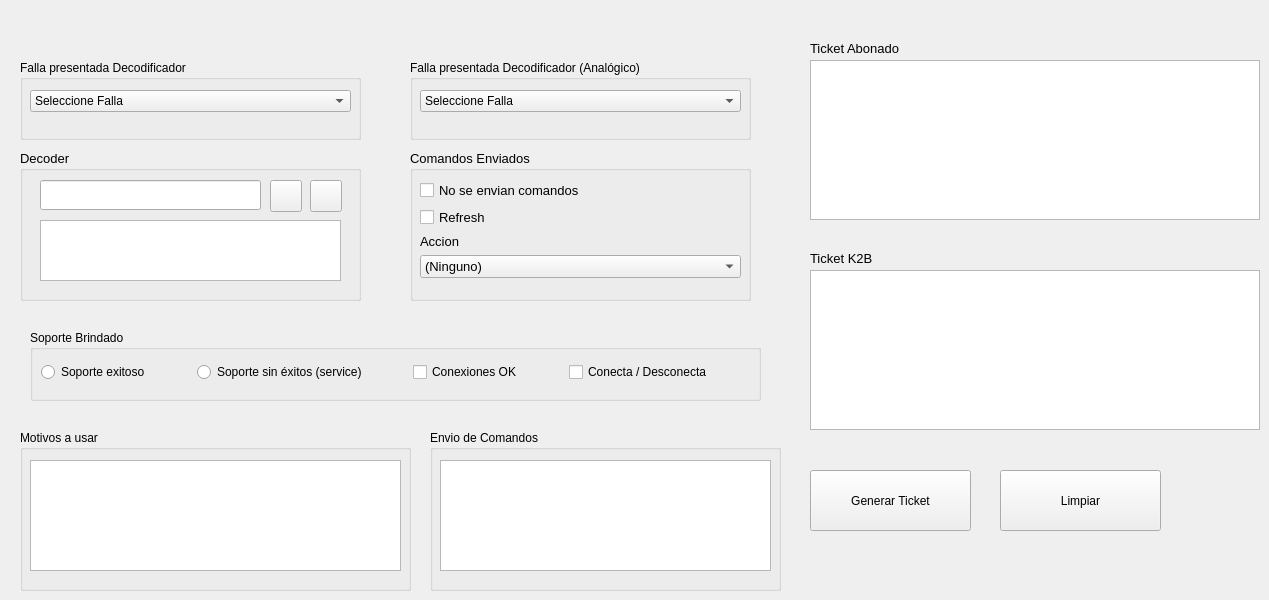
   <widget class="QWidget" name="tab_3">
    <attribute name="title">
     <string>Tickets Soportes Cajas Digitales / Decodificadores</string>
    </attribute>
    <widget class="QGroupBox" name="groupBox_4">
     <property name="geometry">
      <rect>
       <x>410</x>
       <y>150</y>
       <width>341</width>
       <height>151</height>
      </rect>
     </property>
     <property name="font">
      <font>
       <pointsize>10</pointsize>
      </font>
     </property>
     <property name="title">
      <string>Comandos Enviados</string>
     </property>
     <widget class="QWidget" name="layoutWidget_5">
      <property name="geometry">
       <rect>
        <x>10</x>
        <y>30</y>
        <width>321</width>
        <height>98</height>
       </rect>
      </property>
      <layout class="QVBoxLayout" name="verticalLayout_4">
       <item>
        <widget class="QCheckBox" name="dth_coomand_not_send">
         <property name="text">
          <string>No se envian comandos</string>
         </property>
        </widget>
       </item>
       <item>
        <widget class="QCheckBox" name="dth_refresh">
         <property name="text">
          <string>Refresh</string>
         </property>
        </widget>
       </item>
       <item>
        <widget class="QLabel" name="label">
         <property name="text">
          <string>Accion</string>
         </property>
        </widget>
       </item>
       <item>
        <widget class="QComboBox" name="combo_dth_command">
         <item>
          <property name="text">
           <string>(Ninguno)</string>
          </property>
         </item>
         <item>
          <property name="text">
           <string>Initialize</string>
          </property>
         </item>
         <item>
          <property name="text">
           <string>Boot Dhct</string>
          </property>
         </item>
         <item>
          <property name="text">
           <string>Cold Initialize</string>
          </property>
         </item>
         <item>
          <property name="text">
           <string>Clear Parental Lock</string>
          </property>
         </item>
         <item>
          <property name="text">
           <string>Clear PIN</string>
          </property>
         </item>
         <item>
          <property name="text">
           <string>Dhct Instant Hit</string>
          </property>
         </item>
         <item>
          <property name="text">
           <string>Reset Client Nvm</string>
          </property>
         </item>
         <item>
          <property name="text">
           <string>Set Default Pin</string>
          </property>
         </item>
         <item>
          <property name="text">
           <string>Admin Status</string>
          </property>
         </item>
        </widget>
       </item>
      </layout>
     </widget>
    </widget>
    <widget class="QGroupBox" name="groupBox_5">
     <property name="geometry">
      <rect>
       <x>20</x>
       <y>150</y>
       <width>341</width>
       <height>151</height>
      </rect>
     </property>
     <property name="font">
      <font>
       <pointsize>10</pointsize>
      </font>
     </property>
     <property name="title">
      <string>Decoder</string>
     </property>
     <widget class="QLineEdit" name="txt_dth_decoder">
      <property name="geometry">
       <rect>
        <x>20</x>
        <y>30</y>
        <width>221</width>
        <height>30</height>
       </rect>
      </property>
     </widget>
     <widget class="QPushButton" name="btn_add_decoder_dth">
      <property name="geometry">
       <rect>
        <x>250</x>
        <y>30</y>
        <width>32</width>
        <height>32</height>
       </rect>
      </property>
      <property name="toolTip">
       <string>Agregar decodificador</string>
      </property>
      <property name="toolTipDuration">
       <number>2</number>
      </property>
      <property name="text">
       <string/>
      </property>
      <property name="icon">
       <iconset resource="../../images.qrc">
        <normaloff>:/images/images/icons/plus.png</normaloff>:/images/images/icons/plus.png</iconset>
      </property>
      <property name="iconSize">
       <size>
        <width>24</width>
        <height>24</height>
       </size>
      </property>
     </widget>
     <widget class="QPushButton" name="btn_remove_decoder_dth">
      <property name="geometry">
       <rect>
        <x>290</x>
        <y>30</y>
        <width>32</width>
        <height>32</height>
       </rect>
      </property>
      <property name="toolTip">
       <string>Eliminar decodificador de la lista</string>
      </property>
      <property name="toolTipDuration">
       <number>2</number>
      </property>
      <property name="text">
       <string/>
      </property>
      <property name="icon">
       <iconset resource="../../images.qrc">
        <normaloff>:/images/images/icons/minus.png</normaloff>:/images/images/icons/minus.png</iconset>
      </property>
      <property name="iconSize">
       <size>
        <width>24</width>
        <height>24</height>
       </size>
      </property>
     </widget>
     <widget class="QListWidget" name="dth_list_decoder">
      <property name="geometry">
       <rect>
        <x>20</x>
        <y>70</y>
        <width>301</width>
        <height>61</height>
       </rect>
      </property>
     </widget>
    </widget>
    <widget class="QGroupBox" name="groupBox_10">
     <property name="geometry">
      <rect>
       <x>20</x>
       <y>60</y>
       <width>341</width>
       <height>80</height>
      </rect>
     </property>
     <property name="title">
      <string>Falla presentada Decodificador</string>
     </property>
     <widget class="QComboBox" name="combo_dth_failure_2">
      <property name="geometry">
       <rect>
        <x>10</x>
        <y>30</y>
        <width>321</width>
        <height>22</height>
       </rect>
      </property>
      <item>
       <property name="text">
        <string>Seleccione Falla</string>
       </property>
      </item>
      <item>
       <property name="text">
        <string>Pantalla negra todos los canales</string>
       </property>
      </item>
      <item>
       <property name="text">
        <string>Pantalla negra algunos canales</string>
       </property>
      </item>
      <item>
       <property name="text">
        <string>Sin Opciones de Menu</string>
       </property>
      </item>
      <item>
       <property name="text">
        <string>NO AUTORIZADO (LLAMAR AL 0-500)TODOS LOS CANALES</string>
       </property>
      </item>
      <item>
       <property name="text">
        <string>NO AUTORIZADO (LLAMAR AL 0-500) ALGUNOS CANALES</string>
       </property>
      </item>
      <item>
       <property name="text">
        <string>LLAMAR AL 0500 TODOS LOS CANALES </string>
       </property>
      </item>
      <item>
       <property name="text">
        <string>LLAMAR AL 0500 ALGUNOS CANALES</string>
       </property>
      </item>
      <item>
       <property name="text">
        <string>ERROR 98</string>
       </property>
      </item>
      <item>
       <property name="text">
        <string>PANTALLA GRIS-BLANCO-VINOTINTO (SERVICIO NO DISPONIBLE)</string>
       </property>
      </item>
      <item>
       <property name="text">
        <string>PANTALLA AZUL</string>
       </property>
      </item>
      <item>
       <property name="text">
        <string>SEÑALES DEBILES O INEXISTENTES</string>
       </property>
      </item>
      <item>
       <property name="text">
        <string>PANTALLA RAYADA</string>
       </property>
      </item>
      <item>
       <property name="text">
        <string>SERVICIO NO DISPONIBLE</string>
       </property>
      </item>
      <item>
       <property name="text">
        <string>SERVICIO INTERRUMPIDO TEMPORALMENTE</string>
       </property>
      </item>
      <item>
       <property name="text">
        <string>New Item</string>
       </property>
      </item>
      <item>
       <property name="text">
        <string>SALTO DE CANALES (CAJAS DTA / iDTA)</string>
       </property>
      </item>
      <item>
       <property name="text">
        <string>PIN BLOQUEADO</string>
       </property>
      </item>
      <item>
       <property name="text">
        <string>REINICIO CONSTANTE</string>
       </property>
      </item>
      <item>
       <property name="text">
        <string>NO DATA Barra Informativa</string>
       </property>
      </item>
      <item>
       <property name="text">
        <string>CISCO SIN SEÑAL</string>
       </property>
      </item>
      <item>
       <property name="text">
        <string>NO INICIALIZA</string>
       </property>
      </item>
      <item>
       <property name="text">
        <string>VR-07 (FRONTAL DE CD) PANTALLA EN NEGRO</string>
       </property>
      </item>
      <item>
       <property name="text">
        <string>E11 (FRONTAL DE CD) PANTALLA EN BLANCO</string>
       </property>
      </item>
     </widget>
    </widget>
    <widget class="QGroupBox" name="groupBox_11">
     <property name="geometry">
      <rect>
       <x>430</x>
       <y>430</y>
       <width>351</width>
       <height>161</height>
      </rect>
     </property>
     <property name="title">
      <string>Envio de Comandos</string>
     </property>
     <widget class="QTextEdit" name="hfc_tv_commands_2">
      <property name="geometry">
       <rect>
        <x>10</x>
        <y>30</y>
        <width>331</width>
        <height>111</height>
       </rect>
      </property>
      <property name="layoutDirection">
       <enum>Qt::LeftToRight</enum>
      </property>
      <property name="autoFillBackground">
       <bool>true</bool>
      </property>
      <property name="lineWrapMode">
       <enum>QTextEdit::NoWrap</enum>
      </property>
      <property name="readOnly">
       <bool>true</bool>
      </property>
      <property name="html">
       <string>&lt;!DOCTYPE HTML PUBLIC &quot;-//W3C//DTD HTML 4.0//EN&quot; &quot;http://www.w3.org/TR/REC-html40/strict.dtd&quot;&gt;
&lt;html&gt;&lt;head&gt;&lt;meta name=&quot;qrichtext&quot; content=&quot;1&quot; /&gt;&lt;style type=&quot;text/css&quot;&gt;
p, li { white-space: pre-wrap; }
&lt;/style&gt;&lt;/head&gt;&lt;body style=&quot; font-family:'MS Shell Dlg 2'; font-size:10pt; font-weight:400; font-style:normal;&quot;&gt;
&lt;p style=&quot;-qt-paragraph-type:empty; margin-top:0px; margin-bottom:0px; margin-left:0px; margin-right:0px; -qt-block-indent:0; text-indent:0px;&quot;&gt;&lt;br /&gt;&lt;/p&gt;&lt;/body&gt;&lt;/html&gt;</string>
      </property>
     </widget>
    </widget>
    <widget class="QGroupBox" name="groupBox_12">
     <property name="geometry">
      <rect>
       <x>20</x>
       <y>430</y>
       <width>391</width>
       <height>161</height>
      </rect>
     </property>
     <property name="title">
      <string>Motivos a usar</string>
     </property>
     <widget class="QTextEdit" name="hfc_tv_motive_2">
      <property name="geometry">
       <rect>
        <x>10</x>
        <y>30</y>
        <width>371</width>
        <height>111</height>
       </rect>
      </property>
      <property name="readOnly">
       <bool>true</bool>
      </property>
      <property name="html">
       <string>&lt;!DOCTYPE HTML PUBLIC &quot;-//W3C//DTD HTML 4.0//EN&quot; &quot;http://www.w3.org/TR/REC-html40/strict.dtd&quot;&gt;
&lt;html&gt;&lt;head&gt;&lt;meta name=&quot;qrichtext&quot; content=&quot;1&quot; /&gt;&lt;style type=&quot;text/css&quot;&gt;
p, li { white-space: pre-wrap; }
&lt;/style&gt;&lt;/head&gt;&lt;body style=&quot; font-family:'MS Shell Dlg 2'; font-size:10pt; font-weight:400; font-style:normal;&quot;&gt;
&lt;p style=&quot;-qt-paragraph-type:empty; margin-top:0px; margin-bottom:0px; margin-left:0px; margin-right:0px; -qt-block-indent:0; text-indent:0px;&quot;&gt;&lt;br /&gt;&lt;/p&gt;&lt;/body&gt;&lt;/html&gt;</string>
      </property>
     </widget>
    </widget>
    <widget class="QLabel" name="label_5">
     <property name="geometry">
      <rect>
       <x>810</x>
       <y>40</y>
       <width>101</width>
       <height>16</height>
      </rect>
     </property>
     <property name="font">
      <font>
       <pointsize>10</pointsize>
      </font>
     </property>
     <property name="text">
      <string>Ticket Abonado</string>
     </property>
    </widget>
    <widget class="QLabel" name="label_10">
     <property name="geometry">
      <rect>
       <x>810</x>
       <y>250</y>
       <width>81</width>
       <height>16</height>
      </rect>
     </property>
     <property name="font">
      <font>
       <pointsize>10</pointsize>
      </font>
     </property>
     <property name="text">
      <string>Ticket K2B</string>
     </property>
    </widget>
    <widget class="QPushButton" name="btn_clear_dth__support_2">
     <property name="geometry">
      <rect>
       <x>1000</x>
       <y>470</y>
       <width>161</width>
       <height>61</height>
      </rect>
     </property>
     <property name="text">
      <string>Limpiar</string>
     </property>
     <property name="icon">
      <iconset resource="../../images.qrc">
       <normaloff>:/images/images/icons/delete.png</normaloff>:/images/images/icons/delete.png</iconset>
     </property>
    </widget>
    <widget class="QTextEdit" name="fibrahogar_ticket_k2b_support_2">
     <property name="geometry">
      <rect>
       <x>810</x>
       <y>270</y>
       <width>450</width>
       <height>160</height>
      </rect>
     </property>
    </widget>
    <widget class="QPushButton" name="btn_ticket_dth_support_2">
     <property name="geometry">
      <rect>
       <x>810</x>
       <y>470</y>
       <width>161</width>
       <height>61</height>
      </rect>
     </property>
     <property name="text">
      <string>Generar Ticket</string>
     </property>
     <property name="icon">
      <iconset resource="../../images.qrc">
       <normaloff>:/images/images/icons/refresh.png</normaloff>:/images/images/icons/refresh.png</iconset>
     </property>
    </widget>
    <widget class="QTextEdit" name="fibrahogar__ticket_ab_support_2">
     <property name="geometry">
      <rect>
       <x>810</x>
       <y>60</y>
       <width>450</width>
       <height>160</height>
      </rect>
     </property>
    </widget>
    <widget class="QGroupBox" name="groupBox_13">
     <property name="geometry">
      <rect>
       <x>410</x>
       <y>60</y>
       <width>341</width>
       <height>80</height>
      </rect>
     </property>
     <property name="title">
      <string>Falla presentada Decodificador (Analógico)</string>
     </property>
     <widget class="QComboBox" name="combo_dth_failure_3">
      <property name="geometry">
       <rect>
        <x>10</x>
        <y>30</y>
        <width>321</width>
        <height>22</height>
       </rect>
      </property>
      <item>
       <property name="text">
        <string>Seleccione Falla</string>
       </property>
      </item>
      <item>
       <property name="text">
        <string>PANTALLA NEGRA</string>
       </property>
      </item>
      <item>
       <property name="text">
        <string>PANTALLA AZUL</string>
       </property>
      </item>
      <item>
       <property name="text">
        <string>NO INICIALIZA</string>
       </property>
      </item>
      <item>
       <property name="text">
        <string>SISTEMA DE DECODIFICACIONES CACERAS</string>
       </property>
      </item>
      <item>
       <property name="text">
        <string>CANAL NO AUTORIZADO</string>
       </property>
      </item>
      <item>
       <property name="text">
        <string>CANALES BLOQUEADOS POR SEGURIDAD</string>
       </property>
      </item>
      <item>
       <property name="text">
        <string>CAJA BLOQUEADA FUE ABIERTA SIN AUTORIZACION</string>
       </property>
      </item>
      <item>
       <property name="text">
        <string>HOME TERMINAL RECIEVE DATA</string>
       </property>
      </item>
      <item>
       <property name="text">
        <string>L-01</string>
       </property>
      </item>
      <item>
       <property name="text">
        <string>CANALES BLOQUEADOS POR SEGURIDAD</string>
       </property>
      </item>
     </widget>
    </widget>
    <widget class="QGroupBox" name="groupBox_14">
     <property name="geometry">
      <rect>
       <x>30</x>
       <y>330</y>
       <width>731</width>
       <height>71</height>
      </rect>
     </property>
     <property name="title">
      <string>Soporte Brindado</string>
     </property>
     <widget class="QWidget" name="layoutWidget_6">
      <property name="geometry">
       <rect>
        <x>11</x>
        <y>27</y>
        <width>711</width>
        <height>31</height>
       </rect>
      </property>
      <layout class="QHBoxLayout" name="horizontalLayout">
       <item>
        <widget class="QRadioButton" name="dth_successful_support_2">
         <property name="text">
          <string>Soporte exitoso</string>
         </property>
        </widget>
       </item>
       <item>
        <spacer name="horizontalSpacer_2">
         <property name="orientation">
          <enum>Qt::Horizontal</enum>
         </property>
         <property name="sizeHint" stdset="0">
          <size>
           <width>40</width>
           <height>20</height>
          </size>
         </property>
        </spacer>
       </item>
       <item>
        <widget class="QRadioButton" name="dth_unsuccessful_support_2">
         <property name="text">
          <string>Soporte sin éxitos (service)</string>
         </property>
        </widget>
       </item>
       <item>
        <spacer name="horizontalSpacer">
         <property name="orientation">
          <enum>Qt::Horizontal</enum>
         </property>
         <property name="sizeHint" stdset="0">
          <size>
           <width>40</width>
           <height>20</height>
          </size>
         </property>
        </spacer>
       </item>
       <item>
        <widget class="QCheckBox" name="dth_connections_ok_2">
         <property name="text">
          <string>Conexiones OK</string>
         </property>
        </widget>
       </item>
       <item>
        <spacer name="horizontalSpacer_4">
         <property name="orientation">
          <enum>Qt::Horizontal</enum>
         </property>
         <property name="sizeHint" stdset="0">
          <size>
           <width>40</width>
           <height>20</height>
          </size>
         </property>
        </spacer>
       </item>
       <item>
        <widget class="QCheckBox" name="dth_not_manupulate_ant_2">
         <property name="text">
          <string>Conecta / Desconecta</string>
         </property>
        </widget>
       </item>
       <item>
        <spacer name="horizontalSpacer_5">
         <property name="orientation">
          <enum>Qt::Horizontal</enum>
         </property>
         <property name="sizeHint" stdset="0">
          <size>
           <width>40</width>
           <height>20</height>
          </size>
         </property>
        </spacer>
       </item>
      </layout>
     </widget>
    </widget>
   </widget>
